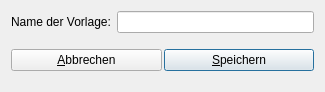
<?xml version="1.0" encoding="UTF-8"?>
<ui version="4.0">
 <class>DlgDocSave</class>
 <widget class="QDialog" name="DlgDocSave">
  <property name="geometry">
   <rect>
    <x>0</x>
    <y>0</y>
    <width>325</width>
    <height>92</height>
   </rect>
  </property>
  <property name="windowTitle">
   <string>Vorlage speichern</string>
  </property>
  <property name="windowIcon">
   <iconset resource="docedit.qrc">
    <normaloff>:/docedit/images/favicon.png</normaloff>:/docedit/images/favicon.png</iconset>
  </property>
  <layout class="QGridLayout" name="gridLayout">
   <item row="0" column="0">
    <widget class="QLabel" name="label">
     <property name="text">
      <string>Name der Vorlage:</string>
     </property>
    </widget>
   </item>
   <item row="0" column="1">
    <widget class="QLineEdit" name="leName"/>
   </item>
   <item row="1" column="0" colspan="2">
    <widget class="QWidget" name="widget" native="true">
     <layout class="QGridLayout" name="gridLayout_2">
      <property name="horizontalSpacing">
       <number>2</number>
      </property>
      <property name="verticalSpacing">
       <number>0</number>
      </property>
      <property name="margin">
       <number>0</number>
      </property>
      <item row="0" column="0">
       <widget class="QPushButton" name="pbCancel">
        <property name="text">
         <string>&amp;Abbrechen</string>
        </property>
        <property name="icon">
         <iconset resource="docedit.qrc">
          <normaloff>:/docedit/images/cancel.png</normaloff>:/docedit/images/cancel.png</iconset>
        </property>
       </widget>
      </item>
      <item row="0" column="1">
       <widget class="QPushButton" name="pbSave">
        <property name="text">
         <string>&amp;Speichern</string>
        </property>
        <property name="icon">
         <iconset resource="docedit.qrc">
          <normaloff>:/docedit/images/save.png</normaloff>:/docedit/images/save.png</iconset>
        </property>
        <property name="default">
         <bool>true</bool>
        </property>
       </widget>
      </item>
     </layout>
    </widget>
   </item>
  </layout>
 </widget>
 <tabstops>
  <tabstop>leName</tabstop>
  <tabstop>pbCancel</tabstop>
  <tabstop>pbSave</tabstop>
 </tabstops>
 <resources>
  <include location="docedit.qrc"/>
 </resources>
 <connections/>
</ui>
